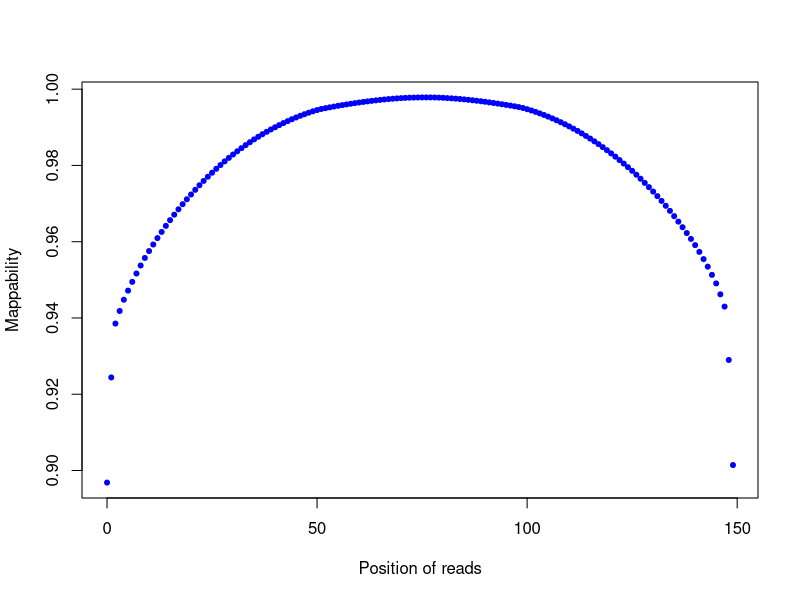

Source code (R):
png("/rds/user/is460/hpc-work/muscle-rnaseq/ezbamqc/output/figs/srpk3_hom_ttnb_het_10.clipping_profile.png",width=500,height=500,units="px")
read_pos=c(0,1,2,3,4,5,6,7,8,9,10,11,12,13,14,15,16,17,18,19,20,21,22,23,24,25,26,27,28,29,30,31,32,33,34,35,36,37,38,39,40,41,42,43,44,45,46,47,48,49,50,51,52,53,54,55,56,57,58,59,60,61,62,63,64,65,66,67,68,69,70,71,72,73,74,75,76,77,78,79,80,81,82,83,84,85,86,87,88,89,90,91,92,93,94,95,96,97,98,99,100,101,102,103,104,105,106,107,108,109,110,111,112,113,114,115,116,117,118,119,120,121,122,123,124,125,126,127,128,129,130,131,132,133,134,135,136,137,138,139,140,141,142,143,144,145,146,147,148,149)
count=c(3854482,2824333,2296396,2173124,2062811,1973710,1887719,1806285,1727696,1653518,1586167,1521965,1459024,1398717,1339265,1283302,1229235,1176934,1126729,1078641,1031948,986197,941472,898850,857752,818410,780242,743062,707550,673142,640011,608602,577773,548182,519801,492350,466234,441143,417749,394702,372894,352060,331955,312943,294477,277299,260713,245224,230453,217073,204644,194078,185850,177963,170403,163001,156160,149430,142998,136737,130756,124929,119571,114498,109866,105232,100934,97054,93529,90448,87782,85379,83566,82382,81598,80817,80674,80879,81590,82745,84469,87312,89791,92815,96233,99973,104259,108764,113388,118454,123627,129528,135394,141436,147686,154116,160697,167673,175055,184376,196023,208428,222403,236978,252682,269062,286549,304690,323698,343632,364514,386634,409088,433005,458350,484057,511068,538943,567849,597771,629092,661095,694548,728939,764194,799861,837995,877462,918072,959881,1003088,1048028,1094503,1142598,1192252,1243859,1297839,1352407,1409414,1467153,1527902,1594106,1664954,1738763,1819324,1903038,2009869,2130166,2653149,3682749)
plot(read_pos,1-(count/37360896),pch=20,xlab="Position of reads",ylab="Mappability",col="blue")
dev.state=dev.off()
